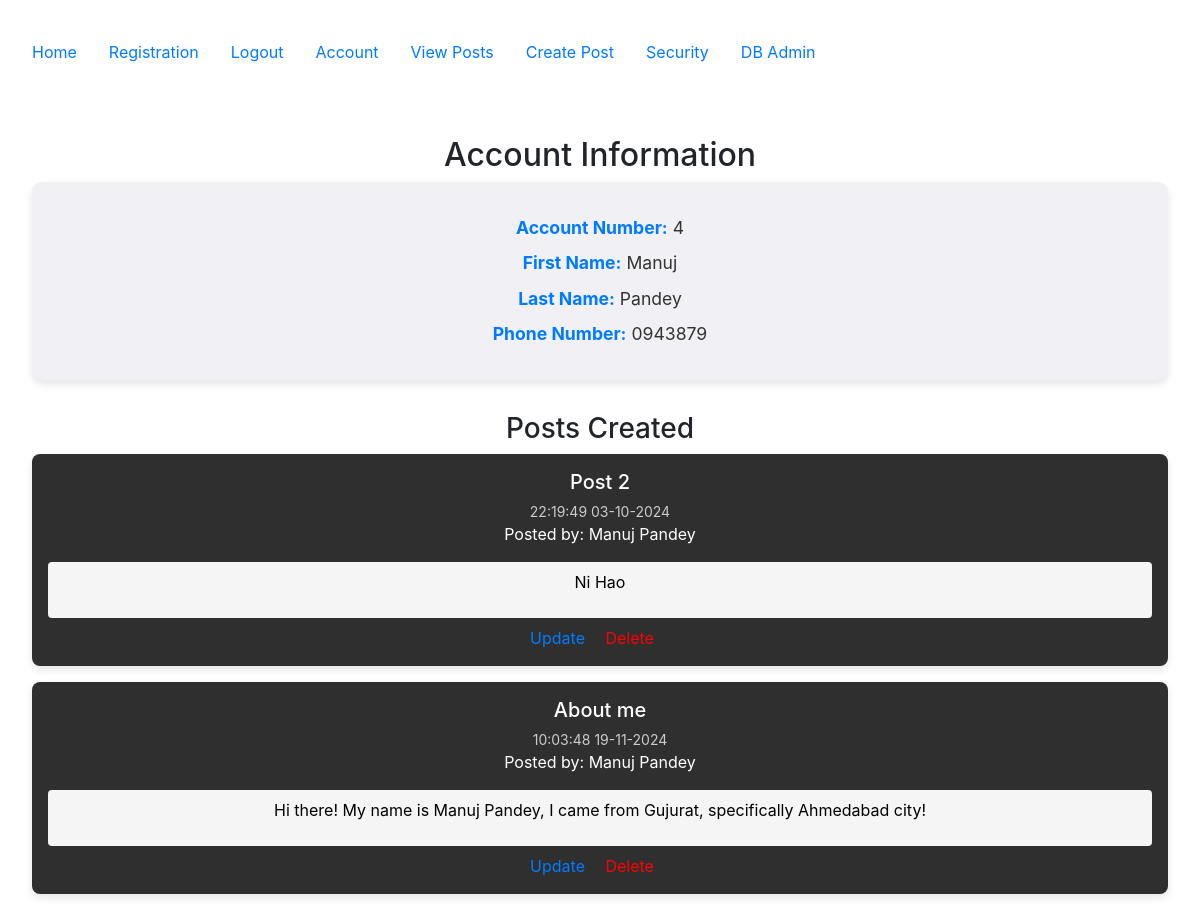
Page /accounts/account (signed in) on the committed database.
### config.py (models this page shows, shortened)
class User(db.Model, UserMixin):
    __tablename__ = 'users'
    id = db.Column(db.Integer, primary_key=True)
    email = db.Column(db.String(100), nullable=False, unique=True)
    password = db.Column(db.String(100), nullable=False)
    firstname = db.Column(db.String(100), nullable=False)
    lastname = db.Column(db.String(100), nullable=False)
    phone = db.Column(db.String(100), nullable=False)
    mfa_key = db.Column(db.String(32), nullable=False, default='')  # Store MFA key
    mfa_enabled = db.Column(db.Boolean, nullable=False, default=False)  # Track if MFA is enabled
    posts = db.relationship("Post", order_by=Post.id, back_populates="user")

class Post(db.Model):
   __tablename__ = 'posts'
   id = db.Column(db.Integer, primary_key=True)
   userid = db.Column(db.Integer, db.ForeignKey('users.id'))
   created = db.Column(db.DateTime, nullable=False, default=datetime.utcnow)
   title = db.Column(db.Text, nullable=False)
   body = db.Column(db.Text, nullable=False)
   user = db.relationship("User", back_populates="posts")

### accounts/views.py (the view)
@accounts_bp.route('/account')
@login_required
def account():
    user = current_user  # Get the logged-in user
    user_posts = Post.query.filter_by(userid=user.id).all()  # Adjust column name to 'userid'
    return render_template('accounts/account.html', user=user, posts=user_posts)

### accounts/views.py (called while the page is built, shortened)
@accounts_bp.before_request
def restrict_access():
    if current_user.is_authenticated:
        restricted_routes_authenticated = ['accounts.registration', 'accounts.login']
        if request.endpoint in restricted_routes_authenticated:
            flash("You are already logged in.", "danger")
            return redirect(url_for('posts.posts'))

### app.py (called while the page is built, shortened)
@login_manager.user_loader
def load_user(user_id):
    return User.query.get(int(user_id))

@app.before_request
def restrict_access():
    if current_user.is_authenticated:
        restricted_routes_authenticated = ['accounts.registration', 'accounts.login']
        if request.endpoint in restricted_routes_authenticated:
            flash("You are already logged in.", "danger")
            return redirect(url_for('posts.posts'))

### templates/accounts/account.html (shortened to what this page needs)
{% extends "base.html" %}
{% block content %}
<h2>Account Information</h2>
{% if user.is_authenticated %}
    <div class="account-info">
        <p><strong>Account Number:</strong> {{ user.id }}</p>
        <p><strong>First Name:</strong> {{ user.firstname }}</p>
        <p><strong>Last Name:</strong> {{ user.lastname }}</p>
        <p><strong>Phone Number:</strong> {{ user.phone }}</p>
    </div>
    <h3>Posts Created</h3>
    <div class="post-container">
        {% for post in posts %}
            <div class="post-card">
                <h4>{{ post.title }}</h4>
                <small>{{ post.created.strftime('%H:%M:%S %d-%m-%Y') }}</small>
                <p>Posted by: {{ user.firstname }} {{ user.lastname }}</p>
                <div class="post-body">
                    <p>{{ post.body }}</p>
                </div>
                <div class="post-actions">
                    <a href="{{ url_for('posts.update', id=post.id) }}">Update</a>
                    <a href="{{ url_for('posts.delete', id=post.id) }}" style="color: red;">Delete</a>
                </div>
            </div>
        {% endfor %}
    </div>
{% else %}
    <p>You must be logged in to view account details.</p>
{% endif %}
{% endblock %}

### templates/accounts/account.html (style rules this page uses)
.account-info { background-color: #f0f0f5; color: #333; padding: 1.5em; border-radius: 10px; box-shadow: 0 4px 8px rgba(0, 0, 0, 0.1); margin-bottom: 2em; }
.account-info p { font-size: 1.1em; margin: 0.5em 0; }
.account-info strong { color: #007bff; }
.post-container { display: flex; flex-direction: column; gap: 1em; }
.post-card { background-color: #2f2f2f; color: white; padding: 1em; border-radius: 8px; box-shadow: 0 4px 8px rgba(0, 0, 0, 0.1); }
.post-card h4 { margin: 0; font-size: 1.25em; }
.post-card small { display: block; margin-top: 0.5em; color: #ccc; }
.post-body { background-color: #f5f5f5; color: black; padding: 0.5em; border-radius: 4px; margin-top: 0.5em; }
.post-actions { margin-top: 0.5em; }
.post-actions a { color: #007bff; text-decoration: none; margin-right: 1em; }

### rows in the picture
User: id "4", firstname "Manuj", lastname "Pandey", phone "0943879"
Post: title "Post 2", created "22:19:49 03-10-2024", body "Ni Hao"
Post: title "About me", created "10:03:48 19-11-2024", body "Hi there! My name is Manuj Pandey, I came from Gujurat, specifically Ahmedabad city!"
